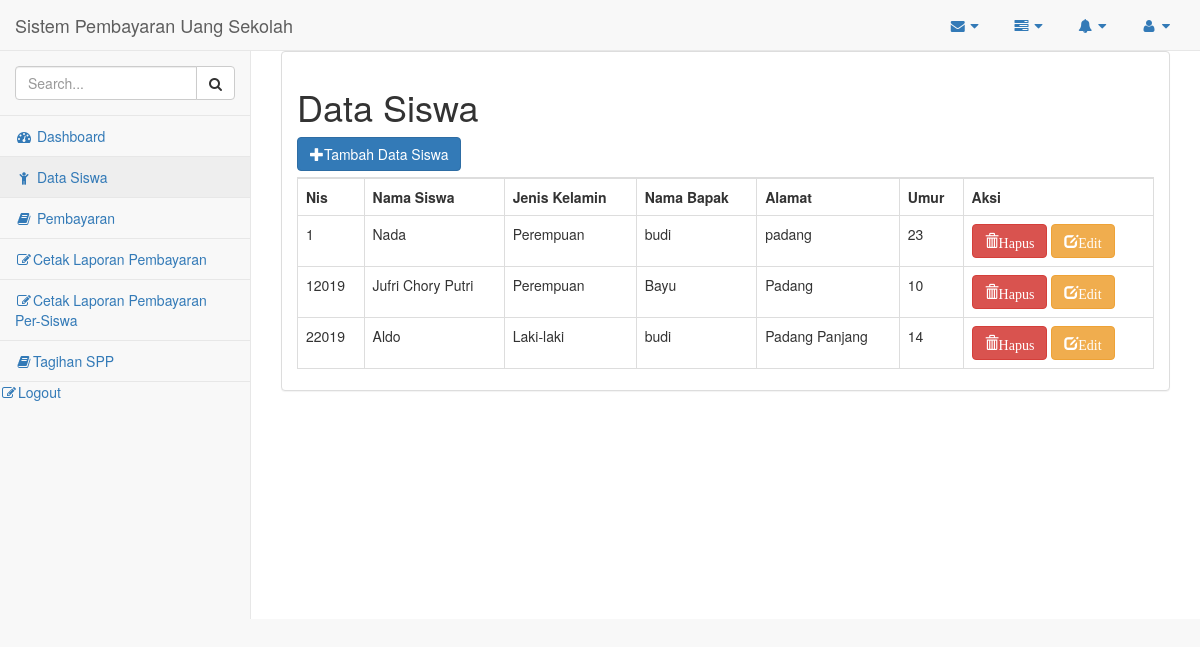
The page /index.php?page=siswa (signed in) on the database its author committed.
### tables this page shows
CREATE TABLE `siswa` (
  `nis` int(12) NOT NULL,
  `username` varchar(100) NOT NULL,
  `password` varchar(255) NOT NULL,
  `nama` varchar(50) NOT NULL,
  `jk` varchar(10) NOT NULL,
  `nama_bapak` varchar(50) NOT NULL,
  `alamat` varchar(100) NOT NULL,
  `umur` int(11) NOT NULL,
  `status` varchar(20) NOT NULL
);

### siswa.php (the view, shortened to what this page needs)
<?php
$aksi=isset($_GET['aksi']) ? $_GET['aksi'] : 'list';
switch($aksi) {
?>
<?php
case 'list' :
 ?>
 <h1>Data Siswa</h1>
 <?php
		if($_SESSION['status']=='Bendahara'){
		?>
<a href="?page=siswa&aksi=entri" class="btn btn-primary" width=30><span class="glyphicon glyphicon-plus"></span>Tambah Data Siswa</a>
<?php } ?>
<table border=1 width="100%" class="table table-bordered" id="dataTables-example">
	<tr>
		<th>Nis</th>
		<th>Nama Siswa </th>
		<th>Jenis Kelamin </th>
		<th>Nama Bapak</th>
		<th>Alamat</th>
		<th>Umur</th>
		<?php
			if($_SESSION['status']=='Bendahara')
			echo"<th>Aksi</th>";
			?>
	</tr>
	<?php
		$nis = $_SESSION['nis'];
		if($_SESSION['status']=='Bendahara'){
			$data = mysql_query("Select * from siswa");
		} else {
			$data = mysql_query("Select * from siswa where nis=$nis");
		}
		while ($arr = mysql_fetch_array ($data)){
	?>
	<tr>
		<td><?php echo $arr['nis'] ?> </td>
		<td><?php echo $arr['nama']?></td>
		<td><?php echo $arr['jk']?></td>
		<td><?php echo $arr['nama_bapak']?> </td>
		<td><?php echo $arr['alamat']?></td>
		<td><?php echo $arr['umur']?></td>
		<?php
		if($_SESSION['status']=='Bendahara'){
		?>
			<td><a href ="aksi_siswa.php?proses=hapus&id=<?php echo $arr['nis']?>" onclick ="return confirm('Yakin Akan Menghapus ?')" class='btn btn-danger'><span class="glyphicon glyphicon-trash">Hapus </span></a>
			<a href ="?page=siswa&aksi=edit&id=<?php echo $arr['nis']?>" class="btn btn-warning"><span class="glyphicon glyphicon-edit">Edit </span></a></td>
		<?php } ?>
	</tr>
	<?php
		}
	?>
	<?php
	 break;
	?>
<?php
}
?>

### index.php (shortened to what this page needs)
<!DOCTYPE html>
<html lang="en">
<head>
    <link href="css/bootstrap.min.css" rel="stylesheet">
    <link href="metisMenu/metisMenu.min.css" rel="stylesheet">
    <link href="plugins/datatables-plugins/dataTables.bootstrap.css" rel="stylesheet">
    <link href="plugins/datatables-responsive/dataTables.responsive.css" rel="stylesheet">
    <link href="css/sb-admin-2.css" rel="stylesheet">
    <link href="font-awesome/css/font-awesome.min.css" rel="stylesheet" type="text/css">
</head>
<body>
    <div id="wrapper">
        <nav class="navbar navbar-default navbar-static-top" role="navigation" style="margin-bottom: 0">
            <?php
			 include('header.php');
			?>
            <div class="navbar-default sidebar" role="navigation">
               <?php
					include ('menu.php');
			   ?>
            </div>
        </nav>
        <div id="page-wrapper">
            <div class="row">
                <div class="col-lg-12">
                    <div class="panel panel-default">
                        <div class="panel-body">
						<?php
							include('main.php');
						?>
                        </div>
                    </div>
                </div>
            </div>
        </div>
    </div>
</body>
</html>

### header.php (shortened to what this page needs)
<div class="navbar-header">
                <a class="navbar-brand" href="index.html">Sistem Pembayaran Uang Sekolah</a>
            </div>
            <ul class="nav navbar-top-links navbar-right">
                <li class="dropdown">
                    <a class="dropdown-toggle" data-toggle="dropdown" href="#">
                        <i class="fa fa-envelope fa-fw"></i> <i class="fa fa-caret-down"></i>
                    </a>
                </li>
                <li class="dropdown">
                    <a class="dropdown-toggle" data-toggle="dropdown" href="#">
                        <i class="fa fa-tasks fa-fw"></i> <i class="fa fa-caret-down"></i>
                    </a>
                </li>
                <li class="dropdown">
                    <a class="dropdown-toggle" data-toggle="dropdown" href="#">
                        <i class="fa fa-bell fa-fw"></i> <i class="fa fa-caret-down"></i>
                    </a>
                </li>
                <li class="dropdown">
                    <a class="dropdown-toggle" data-toggle="dropdown" href="#">
                        <i class="fa fa-user fa-fw"></i> <i class="fa fa-caret-down"></i>
                    </a>
                </li>
            </ul>

### menu.php (shortened to what this page needs)
<div class="sidebar-nav navbar-collapse">
                  <ul class="nav" id="side-menu">
                      <li class="sidebar-search">
                          <div class="input-group custom-search-form">
                              <input type="text" class="form-control" placeholder="Search...">
                              <span class="input-group-btn">
                              <button class="btn btn-default" type="button">
                                  <i class="fa fa-search"></i>
                              </button>
                          </span>
                          </div>
                      </li>
                      <li>
                          <a href="index.php"><i class="fa fa-dashboard fa-fw"></i> Dashboard</a>
                      </li>
                      <li>
                          <a href="?page=siswa"><i class="fa fa-child fa-fw"></i> Data Siswa</a>
                      </li>
				<?php
if($_SESSION['status']=='Bendahara'){
?>
				<li>
                          <a href="?page=pembayaran"><i class="fa  fa-book fa-fw"></i> Pembayaran</a>
                      </li>
					<?php } ?>
				<li>
                          <a href="laporan/report_pembayaran.php"><i class="fa fa-edit fa-fw"></i>Cetak Laporan Pembayaran</a>
                      </li>
<?php
if($_SESSION['status']=='Bendahara'){
?>
				<li>
                          <a href="?page=niscari"><i class="fa fa-edit fa-fw"></i>Cetak Laporan Pembayaran Per-Siswa</a>
                      </li>
				<?php } ?>
					<?php
if($_SESSION['status']=='Bendahara'){
?>
				<li>
                          <a href="?page=siswacari"><i class="fa  fa-book fa-fw"></i>Tagihan SPP</a>
                      </li>
				<?php } ?>
                         </ul>
                          <a href="logout.php"><i class="fa fa-edit fa-fw"></i>Logout</a>
              </div>

### main.php (shortened to what this page needs)
<?php
$page=isset($_GET['page']) ? $_GET['page'] : 'home';
if($page=='siswa') include "siswa.php";
?>

### css/sb-admin-2.css (style rules this page uses)
body { background-color: #f8f8f8; }
#wrapper { width: 100%; }
#page-wrapper { padding: 0 15px; min-height: 568px; background-color: white; }
@media (min-width: 768px) { #page-wrapper { position: inherit; margin: 0 0 0 250px; padding: 0 30px; border-left: 1px solid #e7e7e7; } }
.navbar-top-links { margin-right: 0; }
.navbar-top-links li { display: inline-block; }
.navbar-top-links li:last-child { margin-right: 15px; }
.navbar-top-links li a { padding: 15px; min-height: 50px; }
.sidebar .sidebar-nav.navbar-collapse { padding-left: 0; padding-right: 0; }
.sidebar .sidebar-search { padding: 15px; }
.sidebar ul li { border-bottom: 1px solid #e7e7e7; }
.sidebar ul li a.active { background-color: #eeeeee; }
@media (min-width: 768px) { .sidebar { z-index: 1; position: absolute; width: 250px; margin-top: 51px; } }

### rows shown on the page
siswa: nis "1", nama "Nada", jk "Perempuan", nama_bapak "budi", alamat "padang", umur "23"
siswa: nis "12019", nama "Jufri Chory Putri", jk "Perempuan", nama_bapak "Bayu", alamat "Padang", umur "10"
siswa: nis "22019", nama "Aldo", jk "Laki-laki", nama_bapak "budi", alamat "Padang Panjang", umur "14"
